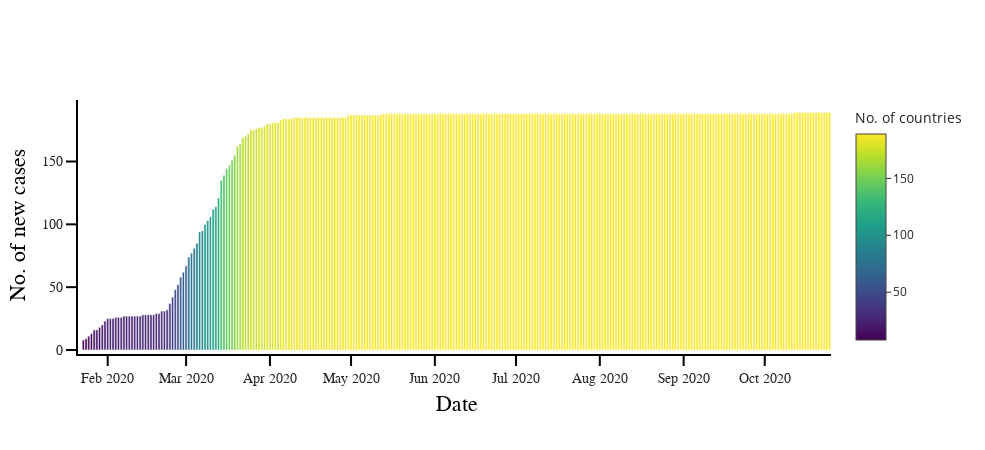

Notebook source saved alongside this figure:
### Code cell
fig=px.bar(day_wise,x='Date',y='No. of countries',
           template='simple_white',
           color='No. of countries',
           hover_name='Date')

fig.update_layout(
                  autosize=False,
                  width=985,
                  height=450,
                  margin=dict(
                      l=50,
                      r=50,
                      b=100,
                      t=100,
                      pad=4
                  ),
                 
                  paper_bgcolor="white"
                 )

fig.update_layout(
    hoverlabel=dict(
        bgcolor="white", 
        font_size=15, 
        font_family="Rockwell",
        font_color='black'
    )
)

fig.update_layout( showlegend=True,
    legend=dict(
        x=0,
        y=1,
        traceorder="reversed",
        title_font_family="Rockwell",
        font=dict(
            family="Rockwell",
            size=12,
            color="black"
        ),
       
    )
)
fig.update_xaxes(title_text='Date',
                 title_font_family='Rockwell',
                 title_font_color='black',
                 title_font_size=22,
                 ticks="outside", 
                 tickwidth=2, 
                 tickcolor='black', 
                 ticklen=10,
                 tickfont_size=14,
                 tickfont_family='Rockwell ',
                 showline=True, 
                 linewidth=2, 
                 linecolor='black'
                )
fig.update_yaxes(title_text='No. of new cases',
                 title_font_family='Rockwell',
                 title_font_color='black',
                 title_font_size=22,
                 ticks="outside", 
                 tickwidth=2, 
                 tickcolor='black', 
                 ticklen=10,
                 tickfont_size=14,
                 tickfont_family='Rockwell',
                 showline=True, 
                 linewidth=2, 
                 linecolor='black')

fig.show()

### Figure 1 — Plotly figure (JSON) as saved in the notebook; plotly's stock layout.template omitted (floating-point values rounded to 4 significant figures; data arrays with more than 128 entries replaced by an {"elided": "..."} marker saying what was removed)
{"data": [{"alignmentgroup": "True", "hovertemplate": "<b>%{hovertext}</b><br><br>Date=%{x}<br>No. of countries=%{marker.color}<extra></extra>", "hovertext": {"elided": "277 str values"}, "legendgroup": "", "marker": {"color": {"elided": "277 int values"}, "coloraxis": "coloraxis"}, "name": "", "offsetgroup": "", "orientation": "v", "showlegend": false, "textposition": "auto", "type": "bar", "x": {"elided": "277 str values"}, "xaxis": "x", "y": {"elided": "277 int values"}, "yaxis": "y"}], "layout": {"autosize": false, "barmode": "relative", "coloraxis": {"colorbar": {"title": {"text": "No. of countries"}}, "colorscale": [[0, "#440154"], [0.1111, "#482878"], [0.2222, "#3e4989"], [0.3333, "#31688e"], [0.4444, "#26828e"], [0.5556, "#1f9e89"], [0.6667, "#35b779"], [0.7778, "#6ece58"], [0.8889, "#b5de2b"], [1, "#fde725"]]}, "height": 450, "hoverlabel": {"bgcolor": "white", "font": {"color": "black", "family": "Rockwell", "size": 15}}, "legend": {"font": {"color": "black", "family": "Rockwell", "size": 12}, "title": {"font": {"family": "Rockwell"}}, "tracegroupgap": 0, "traceorder": "reversed", "x": 0, "y": 1}, "margin": {"b": 100, "l": 50, "pad": 4, "r": 50, "t": 100}, "paper_bgcolor": "white", "showlegend": true, "width": 985, "xaxis": {"anchor": "y", "domain": [0, 1], "linecolor": "black", "linewidth": 2, "showline": true, "tickcolor": "black", "tickfont": {"family": "Rockwell ", "size": 14}, "ticklen": 10, "ticks": "outside", "tickwidth": 2, "title": {"font": {"color": "black", "family": "Rockwell", "size": 22}, "text": "Date"}}, "yaxis": {"anchor": "x", "domain": [0, 1], "linecolor": "black", "linewidth": 2, "showline": true, "tickcolor": "black", "tickfont": {"family": "Rockwell", "size": 14}, "ticklen": 10, "ticks": "outside", "tickwidth": 2, "title": {"font": {"color": "black", "family": "Rockwell", "size": 22}, "text": "No. of new cases"}}}}
